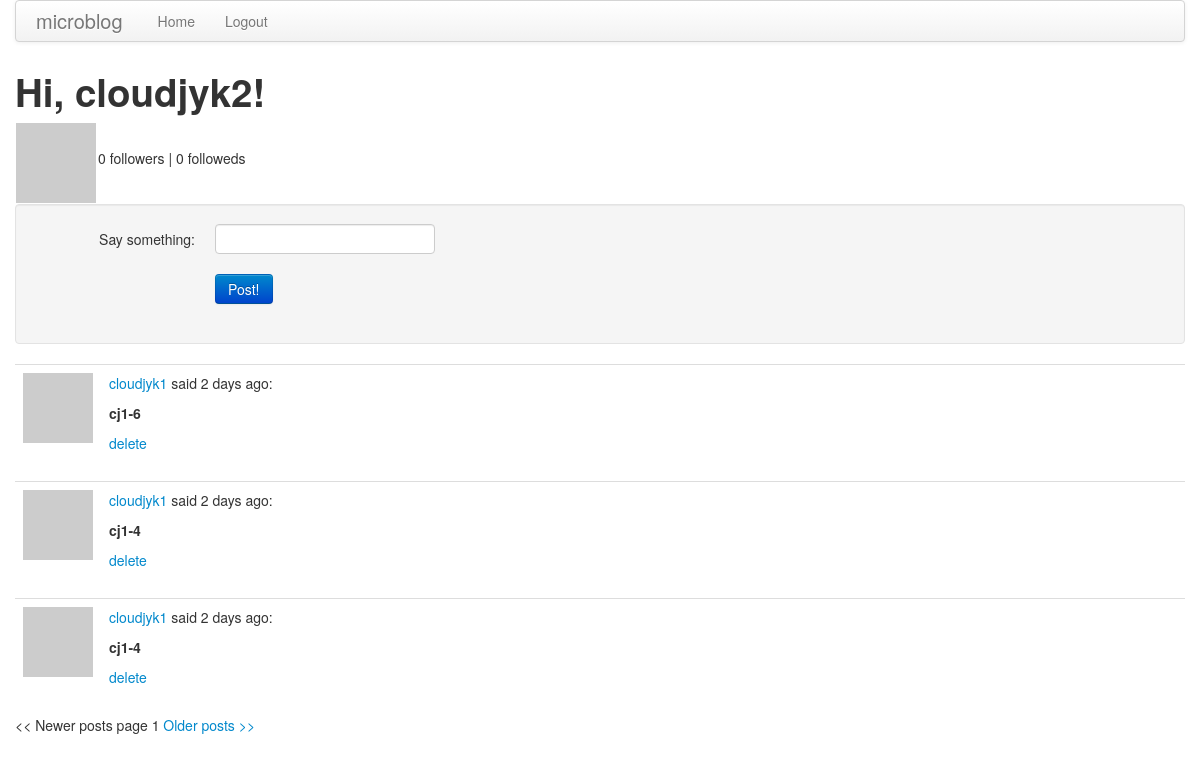
The page /index (signed in) on the database as committed earlier.
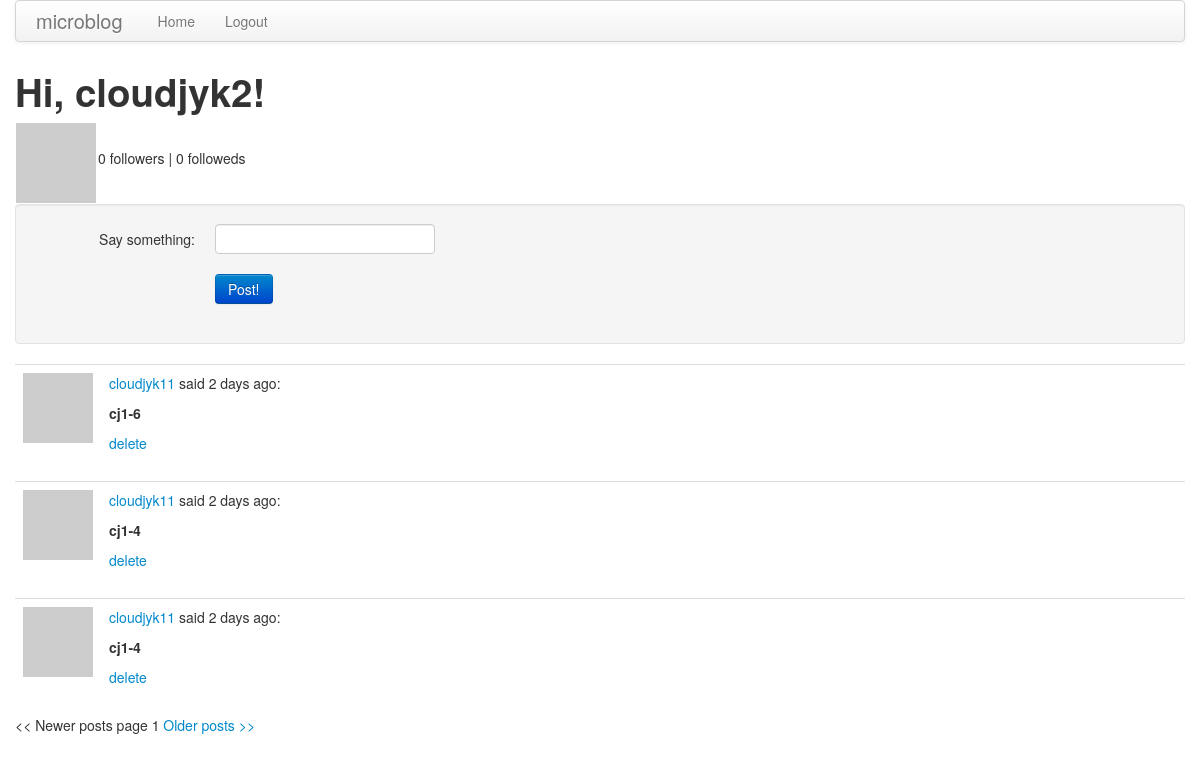
The same page on the database as committed later.
### app/models.py (models this page shows, shortened)
class User(db.Model):
    id = db.Column(db.Integer, primary_key = True)
    username = db.Column(db.String(64), index = True, unique = True)
    password = db.Column(db.String(64), index = True)
    email = db.Column(db.String(120), index = True, unique = True)
    about_me = db.Column(db.String(140))
    last_seen = db.Column(db.DateTime)
    posts = db.relationship('Post', backref='author', lazy='dynamic')
    followed = db.relationship('User',
        secondary = followers,
        primaryjoin = (followers.c.follower_id == id),
        secondaryjoin = (followers.c.followed_id == id),
        backref = db.backref('followers', lazy = 'dynamic'),
        lazy = 'dynamic')
    def avatar(self,size):
        return 'http://www.gravatar.com/avatar/' + md5(self.email.encode('utf-8')).hexdigest() + '?d=mm&s=' + str(size)
    def followed_posts(self):
        return Post.query.join(followers,
         (followers.c.followed_id == Post.user_id)).filter(followers.c.follower_id == self.id).order_by(Post.timestamp.desc())

class Post(db.Model):
    __searchable__ = ['body']
    id = db.Column(db.Integer, primary_key = True)
    body = db.Column(db.String(140))
    timestamp = db.Column(db.DateTime)
    user_id = db.Column(db.Integer, db.ForeignKey('user.id'))

### app/views.py (the view)
@app.route('/', methods = ['GET', 'POST'])
@app.route('/index', methods = ['GET', 'POST'])
@app.route('/index/<int:page>',methods = ['GET', 'POST'])
@login_required
def index(page = 1):
    user = g.user
    form = PostForm()
    if form.validate_on_submit():
        body = form.body.data
        p = Post(body = body, timestamp = datetime.utcnow(), user_id=g.user.get_id())
        db.session.add(p)
        db.session.commit()
        return redirect(url_for('index'))
    posts = g.user.followed_posts().order_by(Post.timestamp.desc())
    posts = posts.paginate(page, POSTS_PER_PAGE, False)
    return render_template('index.html',
        title = 'Home',
        user = user,
        form = form,
        posts = posts)

### app/forms.py
class PostForm(FlaskForm):
    body = StringField('body',validators=[DataRequired()])

### app/momentjs.py (called while the page is built)
    def render(self, format):
        return Markup("<script>\ndocument.write(moment(\"%s\").%s);\n</script>" % (self.timestamp.strftime("%Y-%m-%dT%H:%M:%S Z"), format))

    def fromNow(self):
        return self.render("fromNow()")

### app/views.py (called while the page is built)
@app.before_request
def before_request():
    g.user = current_user

@lm.user_loader
def load_user(id):
    return User.query.get(int(id))

### app/templates/index.html (shortened to what this page needs)
{% extends "base.html" %}
{% block content %}
<h1>Hi, {{ user.username }}!</h1>
<table>
    <tr>
        <td>
            <a href="{{url_for('user', username = user.username)}}"><img src="{{user.avatar(140)}}"></a>
        </td>
        <td>
            <p>{{ user.followers.count()-1 }} followers | {{ user.followed.count()-1 }} followeds</p>
        </td>
    </tr>
</table>
<div class="well">
    <form class="form-horizontal" action="" method="post" name="post">
        <div class="control-group{% if form.errors.post %} error{% endif %}">
            <label class="control-label" for="post">Say something:</label>
            <div class="controls">
                {{ form.body(size = 30, maxlength = 140) }}
            </div>
        </div>
        <div class="control-group">
            <div class="controls">
                <input class="btn btn-primary" type="submit" value="Post!">
            </div>
        </div>
    </form>
</div>
{% for post in posts.items %}
    {% include 'post.html' %}
{% endfor %}
{% if posts.has_prev %}
<a href="{{ url_for('index', page = posts.prev_num) }}"><< Newer posts</a>
{% else %}
<< Newer posts
{% endif %}
page {{ posts.page }}
{% if posts.has_next %}
<a href="{{ url_for('index', page = posts.next_num) }}">Older posts >></a>
{% else %}
Older posts >>
{% endif %}
{% endblock %}

### app/templates/base.html (shortened to what this page needs)
<!DOCTYPE html>
<html>
  <head>
    <link href="/static/css/bootstrap.min.css" rel="stylesheet" media="screen">
    <link href="/static/css/bootstrap-responsive.min.css" rel="stylesheet">
  </head>
  <body>
    <div class="container">
      <div class="navbar">
        <div class="navbar-inner">
          <a class="brand" href="{{ url_for('index', username = g.user.username) }}">microblog</a>
            <ul class="nav">
              <li><a href="{{ url_for('index', username = g.user.username) }}">Home</a></li>
              {% if g.user.is_authenticated %}
              <li><a href="{{ url_for('logout') }}">Logout</a></li>
              {% endif %}
            </ul>
        </div>
      </div>
      <div class="row">
        <div class="span12">
          {% block content %}{% endblock %}
        </div>
      </div>
    </div>
  </body>
</html>

### app/templates/post.html
<table class="table table-hover">
    <tr>
        <td width="70px"><a href="{{url_for('user', username = post.author.username)}}"><img src="{{post.author.avatar(70)}}" /></a></td>
        <td>
            <p><a href="{{url_for('user', username = post.author.username)}}">{{post.author.username}}</a> said {{momentjs(post.timestamp).fromNow()}}:</p>
            <p><strong>{{post.body}}</strong></p>
            {% if g.user.username == user.username %}
            <a href="{{url_for('post_del', post_id = post.id)}}">delete</a>
            {% endif %}
        </td>
    </tr>
</table>

Rows that differ between the two databases and show on the page:
changed through a linked row, Post "cj1-6": author.username "cloudjyk1" → "cloudjyk11"
changed through a linked row, Post (number 2 of 3 on the later page): author.username "cloudjyk1" → "cloudjyk11"
changed through a linked row, Post (number 3 of 3 on the later page): author.username "cloudjyk1" → "cloudjyk11"
